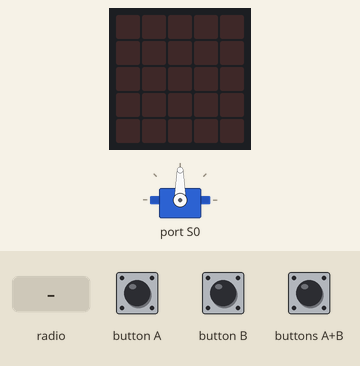
Simulated run of this program. Board: BBC micro:bit (MakeCode). On the bench: servo, the board's 5×5 LED display. The test bench sets the inputs (shaded band). No radio messages arrive unless stated (any console line starting 'radio sent:' is added by the test bench); what the program prints to the serial console is not drawn.

Above: at 1.2 s.
1.3 s: radio message "0" arrives
At 1.9 s:
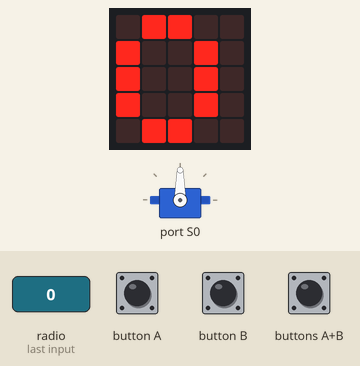
At 3.2 s:
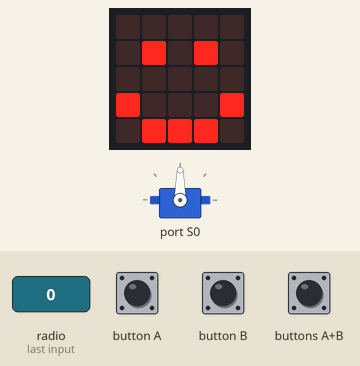
4.3 s: radio message "3" arrives
At 4.85 s:
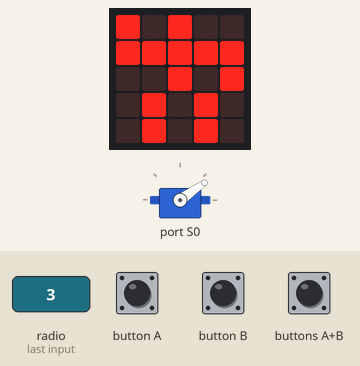
7.3 s: button A pressed for 0.15 s
Timing chart, 0 to 10.3 s (numbered marks = the images above; inputs shaded):
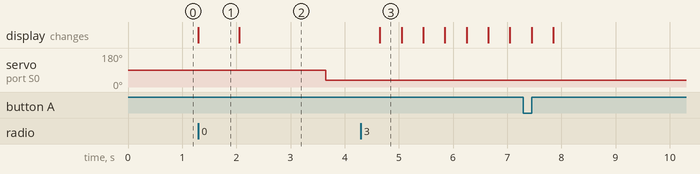

Measured:
- after the input at 1.3 s, servo on port S0: 90° → 35° after 2.4 s; the display: changes at once (image 1)
- what the display in image 1 shows lasts 0.8 s, from 1.3 s to 2.1 s
- what the display in image 3 shows lasts 0.4 s, from 4.7 s to 5.1 s

The program:

main.ts
```typescript
radio.onReceivedNumber(function (receivedNumber) {
    basic.showNumber(receivedNumber)
    if (receivedNumber == 0) {
        basic.showIcon(IconNames.Happy)
        wuKong.setServoAngle(wuKong.ServoTypeList._180, wuKong.ServoList.S0, 90)
        basic.pause(1000)
        wuKong.setServoAngle(wuKong.ServoTypeList._180, wuKong.ServoList.S0, 35)
        basic.pause(1000)
        wuKong.setServoAngle(wuKong.ServoTypeList._180, wuKong.ServoList.S0, 35)
        for (let index = 0; index < 4; index++) {
            basic.showLeds(`
                # . # . .
                # # # # #
                . . # . #
                . # . # .
                . # . # .
                `)
            basic.showLeds(`
                . . # . #
                # # # # #
                # . # . .
                . # . # .
                . # . # .
                `)
        }
        if (receivedNumber == 3) {
            basic.showIcon(IconNames.Skull)
            music.playMelody("C5 D C5 D C5 D C5 D ", 120)
            basic.clearScreen()
        }
    }
})
input.onButtonPressed(Button.A, function () {
    radio.sendNumber(0)
})
input.onButtonPressed(Button.AB, function () {
    radio.sendNumber(2)
})
input.onButtonPressed(Button.B, function () {
    radio.sendNumber(1)
})
input.onGesture(Gesture.ThreeG, function () {
    radio.sendNumber(3)
})
radio.setGroup(156)
wuKong.setServoAngle(wuKong.ServoTypeList._180, wuKong.ServoList.S0, 90)
```

test.ts
```typescript
// les tests vont ici ; cela ne sera pas compilé si ce paquet est utilisé en tant qu'extension.
```
